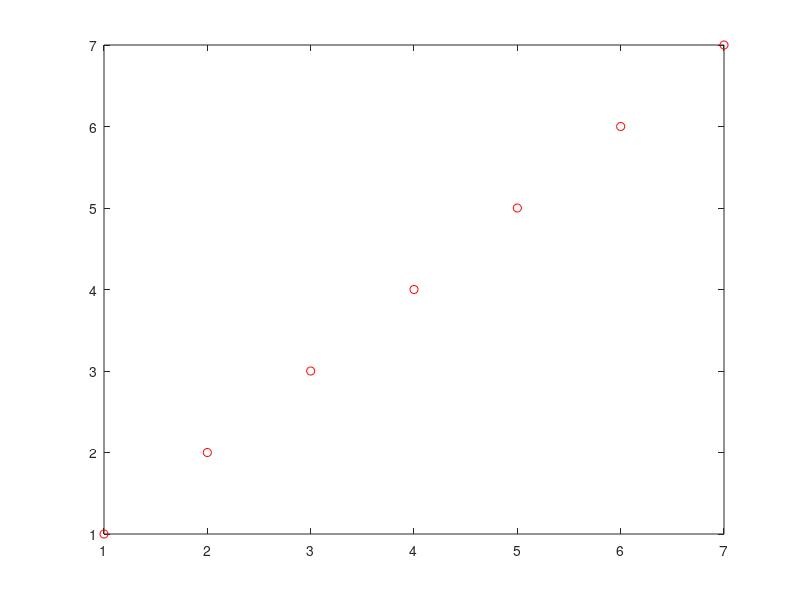

Here is the MATLAB script that generated this plot: (Note: this script raises an error after producing the figure.)
NumShapesOnAxis = 7;
x = 1:NumShapesOnAxis;
y = 1:NumShapesOnAxis;
h = plot(x,y,'ro');h.LineWidth=12; hold on;
plot(x,y,'k:')
ylabel('Dependent','FontSize',18);
xlabel('Independent','FontSize',18);
title('QUEENS OF THE STONE AGE!!!!');
hold on;
axis square;
ax = gca;
YTick = ax.YTick;
XTick = ax.XTick;
dy = YTick(2) - YTick(1);
dx =  XTick(2) - XTick(1);
ax.FontSize = 25;

load('novobjs','obj');

% add stimului below
for n = 1:NumShapesOnAxis
points = 0.25*adjustContourPos(obj{n}.shape);
points(:,1) = dx*points(:,1) + n;
points(:,2) = dy*points(:,2)-dy/1.5;% - d/2;
hold on;
patch(points(:,1), points(:,2),'k');

end